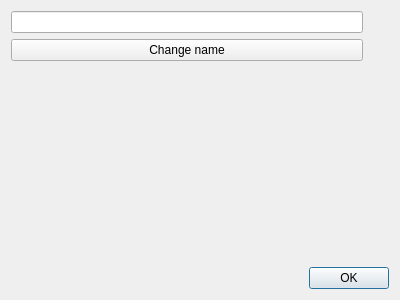
<?xml version="1.0" encoding="UTF-8"?>
<ui version="4.0">
 <class>Dialog</class>
 <widget class="QDialog" name="Dialog">
  <property name="geometry">
   <rect>
    <x>0</x>
    <y>0</y>
    <width>400</width>
    <height>300</height>
   </rect>
  </property>
  <property name="windowTitle">
   <string>Dialog</string>
  </property>
  <layout class="QVBoxLayout" name="verticalLayout">
   <item>
    <layout class="QHBoxLayout" name="horizontalLayout_2">
     <item>
      <layout class="QVBoxLayout" name="verticalLayout_3">
       <item>
        <widget class="QLineEdit" name="username"/>
       </item>
       <item>
        <widget class="QPushButton" name="change_btn">
         <property name="text">
          <string>Change name</string>
         </property>
        </widget>
       </item>
       <item>
        <widget class="QLabel" name="error">
         <property name="text">
          <string/>
         </property>
        </widget>
       </item>
       <item>
        <spacer name="verticalSpacer_2">
         <property name="orientation">
          <enum>Qt::Vertical</enum>
         </property>
         <property name="sizeHint" stdset="0">
          <size>
           <width>20</width>
           <height>40</height>
          </size>
         </property>
        </spacer>
       </item>
      </layout>
     </item>
     <item>
      <layout class="QVBoxLayout" name="verticalLayout_4">
       <item>
        <widget class="QLabel" name="avatar">
         <property name="text">
          <string/>
         </property>
        </widget>
       </item>
       <item>
        <spacer name="verticalSpacer">
         <property name="orientation">
          <enum>Qt::Vertical</enum>
         </property>
         <property name="sizeHint" stdset="0">
          <size>
           <width>20</width>
           <height>40</height>
          </size>
         </property>
        </spacer>
       </item>
      </layout>
     </item>
    </layout>
   </item>
   <item>
    <widget class="QDialogButtonBox" name="buttonBox">
     <property name="orientation">
      <enum>Qt::Horizontal</enum>
     </property>
     <property name="standardButtons">
      <set>QDialogButtonBox::Ok</set>
     </property>
    </widget>
   </item>
  </layout>
 </widget>
 <resources/>
 <connections>
  <connection>
   <sender>buttonBox</sender>
   <signal>accepted()</signal>
   <receiver>Dialog</receiver>
   <slot>accept()</slot>
   <hints>
    <hint type="sourcelabel">
     <x>248</x>
     <y>254</y>
    </hint>
    <hint type="destinationlabel">
     <x>157</x>
     <y>274</y>
    </hint>
   </hints>
  </connection>
  <connection>
   <sender>buttonBox</sender>
   <signal>rejected()</signal>
   <receiver>Dialog</receiver>
   <slot>reject()</slot>
   <hints>
    <hint type="sourcelabel">
     <x>316</x>
     <y>260</y>
    </hint>
    <hint type="destinationlabel">
     <x>286</x>
     <y>274</y>
    </hint>
   </hints>
  </connection>
 </connections>
</ui>
